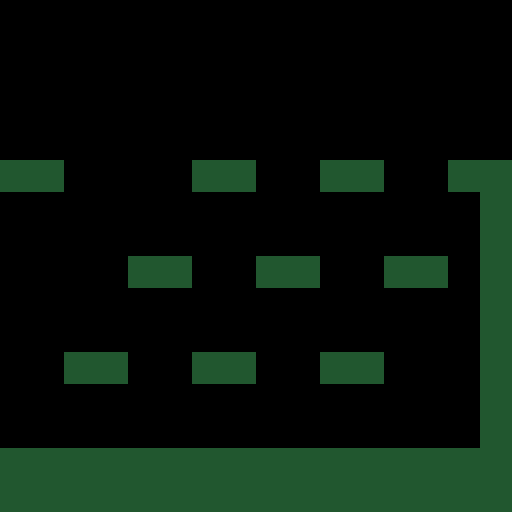

A level layout from a 2D game, rendered from its tile map. Below: a short description, then the map file with its tile-grid data intact:
An orthogonal 16x16 tile map with 32x32 px tiles, 1 tile layer (platform) and 27 objects.

<map version="1.4" tiledversion="1.4.1" orientation="orthogonal" renderorder="right-down" width="16" height="16" tilewidth="32" tileheight="32" infinite="0" nextlayerid="8" nextobjectid="84">
 <tileset firstgid="1" source="platform.tsx" />
 <layer id="1" name="platform" width="16" height="16">
  <data encoding="csv">
0,0,0,0,0,0,0,0,0,0,0,0,0,0,0,0,
0,0,0,0,0,0,0,0,0,0,0,0,0,0,0,0,
0,0,0,0,0,0,0,0,0,0,0,0,0,0,0,0,
0,0,0,0,0,0,0,0,0,0,0,0,0,0,0,0,
0,0,0,0,0,0,0,0,0,0,0,0,0,0,0,0,
12,12,0,0,0,0,12,12,0,0,12,12,0,0,12,12,
0,0,0,0,0,0,0,0,0,0,0,0,0,0,0,12,
0,0,0,0,0,0,0,0,0,0,0,0,0,0,0,12,
0,0,0,0,12,12,0,0,12,12,0,0,12,12,0,12,
0,0,0,0,0,0,0,0,0,0,0,0,0,0,0,12,
0,0,0,0,0,0,0,0,0,0,0,0,0,0,0,12,
0,0,12,12,0,0,12,12,0,0,12,12,0,0,0,12,
0,0,0,0,0,0,0,0,0,0,0,0,0,0,0,12,
0,0,0,0,0,0,0,0,0,0,0,0,0,0,0,12,
12,12,12,12,12,12,12,12,12,12,12,12,12,12,12,12,
12,12,12,12,12,12,12,12,12,12,12,12,12,12,12,12
</data>
 </layer>
 <objectgroup id="7" name="platformBody">
  <object id="54" x="480" y="160" width="32" height="352" />
  <object id="55" x="448" y="160" width="64" height="32" />
  <object id="56" x="0" y="448" width="512" height="64" />
  <object id="57" x="64" y="352" width="64" height="32" />
  <object id="58" x="192" y="352" width="64" height="32" />
  <object id="59" x="320" y="352" width="64" height="32" />
  <object id="60" x="384" y="256" width="64" height="32" />
  <object id="61" x="256" y="256" width="64" height="32" />
  <object id="62" x="128" y="256" width="64" height="32" />
  <object id="63" x="0" y="160" width="64" height="32" />
  <object id="64" x="192" y="160" width="64" height="32" />
  <object id="65" x="320" y="160" width="64" height="32" />
  <object id="82" x="0" y="0" width="6.66667" height="512" />
  <object id="83" x="0" y="0" width="512" height="5.33333" />
 </objectgroup>
 <objectgroup id="2" name="star">
  <object id="67" x="96" y="384" width="32" height="32" />
  <object id="68" x="224" y="384" width="32" height="32" />
  <object id="69" x="352" y="384" width="32" height="32" />
  <object id="70" x="160" y="288" width="32" height="32" />
  <object id="71" x="224" y="192" width="32" height="32" />
  <object id="72" x="288" y="288" width="32" height="32" />
  <object id="73" x="416" y="288" width="32" height="32" />
  <object id="74" x="448" y="192" width="32" height="32" />
  <object id="75" x="352" y="192" width="32" height="32" />
  <object id="78" x="0" y="32" width="32" height="32" />
  <object id="79" x="32" y="32" width="32" height="32" />
 </objectgroup>
 <objectgroup id="3" name="start">
  <object id="80" x="32" y="128" width="32" height="32" />
 </objectgroup>
 <objectgroup id="4" name="end">
  <object id="81" x="501.333" y="0" width="10.6667" height="160" />
 </objectgroup>
</map>
